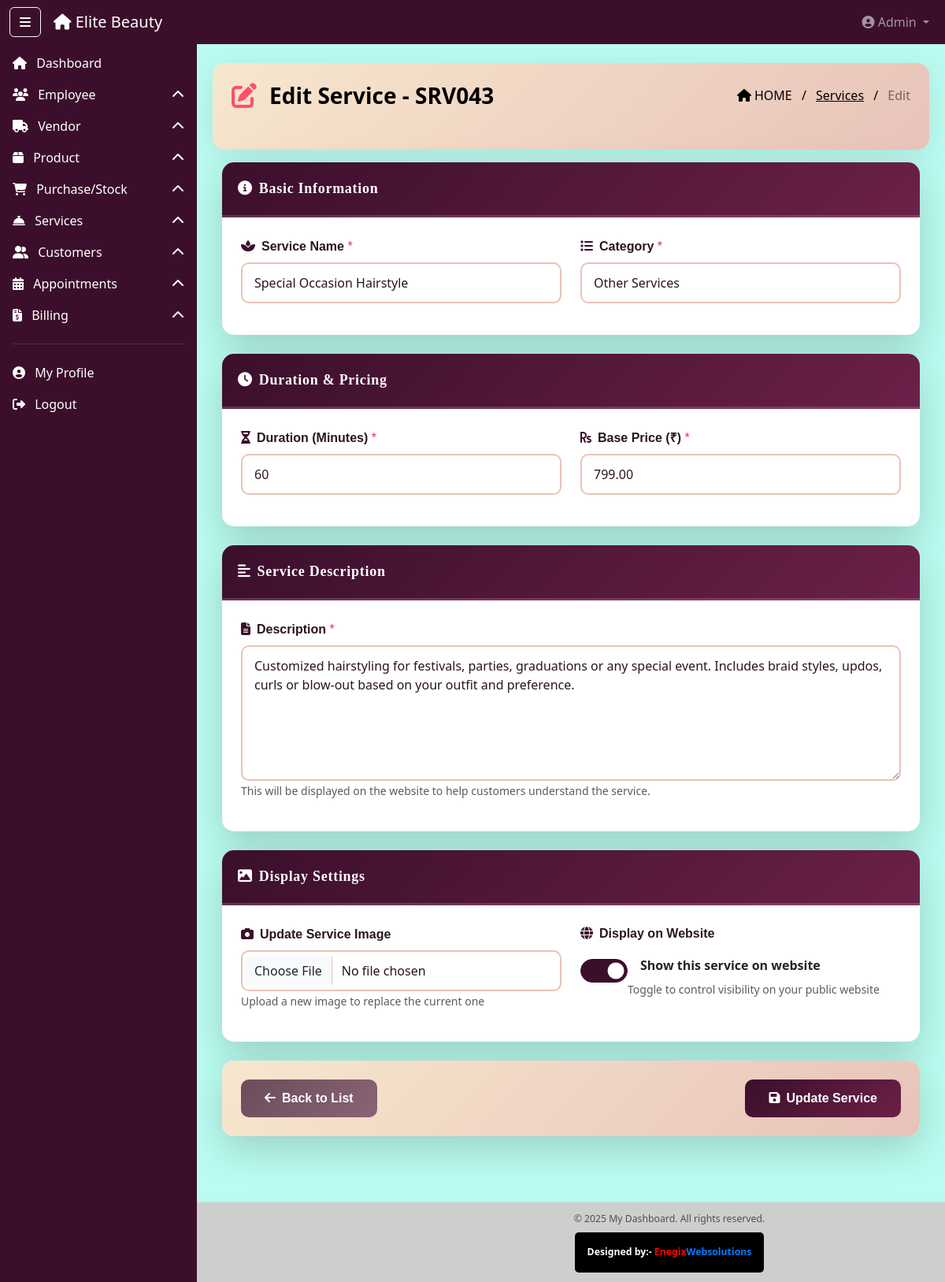
Screenshot of /admin-panel/services/edit/43/ (signed in) with the database file from the repository.
### dashboard_app/models.py (models this page shows, shortened)
class Service(models.Model):
    CATEGORY_CHOICES = (
        ('hair_service', 'Hair Services'),
        ('beauty_service', 'Beauty & Skin Care Services'),
        ('makeup_service', 'Makeup Services'),
        ('spa_service', 'Spa & Massage Services'),
        ('nail_service', 'Nail Care Services'),
        ('bridal_service', 'Bridal Packages'),
        ('other', 'Other Services'),
    )
    service_id = models.CharField(max_length=10, unique=True, editable=False)
    service_name = models.CharField(max_length=200)
    category = models.CharField(max_length=20, choices=CATEGORY_CHOICES)
    description = models.TextField()
    duration_minutes = models.IntegerField()
    base_price = models.DecimalField(max_digits=10, decimal_places=2)
    service_image = models.ImageField(upload_to='service_images/', blank=True, null=True)
    display_on_website = models.BooleanField(default=True)
    is_active = models.BooleanField(default=True)
    created_at = models.DateTimeField(auto_now_add=True)
    updated_at = models.DateTimeField(auto_now=True)
    class Meta:
        ordering = ['category', 'service_name']

### dashboard_app/views.py (the view, shortened to what this page needs)
    def wrapper(request, *args, **kwargs):
        user_id   = request.session.get('user_id')
        user_type = request.session.get('user_type')
        return view_func(request, *args, **kwargs)

### dashboard_app/context_processors.py (called while the page is built)
def user_context(request):
    return {
        'session_user_name': request.session.get('full_name', ''),
        'session_user_role': request.session.get('role', ''),
        'session_user_email': request.session.get('email', ''),
        'session_user_type': request.session.get('user_type', ''),
        'is_logged_in': 'user_id' in request.session,
    }

### dashboard_app/views.py (called while the page is built, shortened)
def check_blocked_user(view_func):
    def wrapper(request, *args, **kwargs):
        user_id   = request.session.get('user_id')
        user_type = request.session.get('user_type')
        return view_func(request, *args, **kwargs)
    return wrapper

@check_blocked_user
@login_required
@role_required(['super_admin'])
def edit_service(request, id):
    service = get_object_or_404(Service, id=id)
    return render(request, "service/edit_service.html", {"service": service})

### dashboard_app/templates/service/edit_service.html (shortened to what this page needs)
{% extends "base2.html" %}
{% load static %}
{% block content %}
<div class="ribbon-header d-flex justify-content-between align-items-center px-4 pb-5 mb-3" style="color: black">
  <div class="d-flex align-items-center">
    <i class="fas fa-edit me-3 fs-2" style="color: #ff4f6e;"></i>
    <div class="fw-bold fs-3">Edit Service - {{ service.service_id }}</div>
  </div>
  <div class="breadcrumb-text text-end">
    <span class="text-black"><i class="fas fa-home me-1"></i>HOME</span>
    <span class="mx-2 text-black">/</span>
    <a href="{% url 'service_list' %}" class="text-black">Services</a>
    <span class="mx-2 text-black">/</span>
    <span class="text-black-50">Edit</span>
  </div>
</div>
<div class="container-fluid mt-2">
  <form method="POST" enctype="multipart/form-data">
    <div class="card shadow-lg mb-4 modern-card">
      <div class="card-header table-title-bar fw-bold text-white">
        <i class="fas fa-info-circle me-2"></i>Basic Information
      </div>
      <div class="card-body p-4">
        <div class="row">
          <div class="col-md-6 mb-3">
            <label class="form-label"><i class="fas fa-spa me-2 text-primary"></i>Service Name <span class="text-danger">*</span></label>
            <input type="text" name="service_name" class="form-control modern-input" value="{{ service.service_name }}" required />
          </div>
          <div class="col-md-6 mb-3">
            <label class="form-label"><i class="fas fa-list me-2 text-primary"></i>Category <span class="text-danger">*</span></label>
            <select name="category" class="form-control modern-input" required>
              <option value="other" {% if service.category == 'other' %}selected{% endif %}>Other Services</option>
            </select>
          </div>
        </div>
      </div>
    </div>
    <div class="card shadow-lg mb-4 modern-card">
      <div class="card-header table-title-bar fw-bold text-white">
        <i class="fas fa-clock me-2"></i>Duration & Pricing
      </div>
      <div class="card-body p-4">
        <div class="row">
          <div class="col-md-6 mb-3">
            <label class="form-label"><i class="fas fa-hourglass-half me-2 text-primary"></i>Duration (Minutes) <span class="text-danger">*</span></label>
            <input type="number" name="duration_minutes" class="form-control modern-input" value="{{ service.duration_minutes }}" required min="1" />
          </div>
          <div class="col-md-6 mb-3">
            <label class="form-label"><i class="fas fa-rupee-sign me-2 text-primary"></i>Base Price (₹) <span class="text-danger">*</span></label>
            <input type="number" name="base_price" class="form-control modern-input" value="{{ service.base_price }}" required min="0" step="0.01" />
          </div>
        </div>
      </div>
    </div>
    <div class="card shadow-lg mb-4 modern-card">
      <div class="card-header table-title-bar fw-bold text-white">
        <i class="fas fa-align-left me-2"></i>Service Description
      </div>
      <div class="card-body p-4">
        <div class="row">
          <div class="col-md-12 mb-3">
            <label class="form-label"><i class="fas fa-file-alt me-2 text-primary"></i>Description <span class="text-danger">*</span></label>
            <textarea name="description" class="form-control modern-input" rows="6" required>{{ service.description }}</textarea>
            <small class="text-muted">This will be displayed on the website to help customers understand the service.</small>
          </div>
        </div>
      </div>
    </div>
    <div class="card shadow-lg mb-4 modern-card">
      <div class="card-header table-title-bar fw-bold text-white">
        <i class="fas fa-image me-2"></i>Display Settings
      </div>
      <div class="card-body p-4">
        <div class="row">
          <div class="col-md-6 mb-3">
            <label class="form-label"><i class="fas fa-camera me-2 text-primary"></i>Update Service Image</label>
            <input type="file" name="service_image" class="form-control modern-input" accept="image/*" />
            <small class="text-muted">Upload a new image to replace the current one</small>
          </div>
          <div class="col-md-6 mb-3">
            <label class="form-label d-block"><i class="fas fa-globe me-2 text-primary"></i>Display on Website</label>
            <div class="form-check form-switch mt-3">
              <input class="form-check-input" type="checkbox" name="display_on_website" id="displayToggle" {% if service.display_on_website %}checked{% endif %} style="width: 60px; height: 30px;">
              <label class="form-check-label ms-3 fw-bold" for="displayToggle" style="font-size: 16px;">
                Show this service on website
              </label>
            </div>
            <small class="text-muted d-block mt-2">Toggle to control visibility on your public website</small>
          </div>
        </div>
      </div>
    </div>
    <div class="card shadow-lg mb-4 modern-card">
      <div class="card-body p-4">
        <div class="d-flex justify-content-between">
          <a href="{% url 'service_list' %}" class="btn btn-secondary btn-action-lg">
            <i class="fas fa-arrow-left me-2"></i>Back to List
          </a>
          <button type="submit" class="btn btn-primary btn-action-lg">
            <i class="fas fa-save me-2"></i>Update Service
          </button>
        </div>
      </div>
    </div>
  </form>
</div>
{% endblock %}

### dashboard_app/static/css/style.css (style rules this page uses)
body { min-height: 100vh; background-color: #f8f9fa; transition: margin-left 0.3s ease; display: flex; flex-direction: column; }
html, body { overflow-x: hidden; width: 100%; }
.table-title-bar { background-color:#3b0f2b; }

### dashboard_app/templates/service/edit_service.html (style rules this page uses)
:root { --plum: #3b0f2b; --plum-dark: #260a1d; --rose-gold: #c48b9f; --champagne: #f7e7ce; --blush: #e8c3b9; --bg-warm: #faf6f2; --white: #ffffff; --text-dark: #2a1520; --text-mid: #6b4c5a; --font-sans: 'Jost', sans-serif; --font-deco: 'Cinzel', serif; --transition: all 0.45s cubic-bezier(0.4, 0, 0.2, 1); --shadow-soft: 0 8px 40px rgba(59,15,43,0.10); --shadow-card: 0 4px 24px rgba(59,15,43,0.12); }
.modern-card { border-radius: 15px; border: none; overflow: hidden; box-shadow: var(--shadow-card); }
.modern-input { border: 2px solid var(--blush) !important; border-radius: 10px; padding: 12px 15px; transition: var(--transition); color: var(--text-dark); background-color: var(--white); }
.form-label { font-weight: 600; color: var(--text-dark); margin-bottom: 8px; font-family: var(--font-sans); }
.card-header.table-title-bar { background: linear-gradient(135deg, var(--plum) 0%, #6b2048 100%); padding: 20px; font-size: 18px; border-bottom: 3px solid rgba(196, 139, 159, 0.3); font-family: var(--font-deco); letter-spacing: 0.04em; }
.btn-action-lg { padding: 12px 30px; border-radius: 10px; font-weight: 600; transition: var(--transition); font-family: var(--font-sans); }
.btn-primary { background: linear-gradient(135deg, var(--plum) 0%, #6b2048 100%); border: none; color: var(--white); }
.btn-secondary { background: linear-gradient(135deg, var(--text-mid) 0%, #8a6475 100%); border: none; color: var(--white); }
.ribbon-header { background: linear-gradient(135deg, var(--champagne) 0%, var(--blush) 100%); border-radius: 15px; padding: 20px; margin-bottom: 20px; box-shadow: var(--shadow-soft); }
.text-primary { color: var(--plum) !important; }
label .text-danger { font-weight: normal; }
.form-check-input:checked { background-color: var(--plum); border-color: var(--plum); }
.card.shadow-lg:last-of-type .card-body { background: linear-gradient(135deg, var(--champagne) 0%, var(--blush) 100%); border-radius: 0 0 15px 15px; }

### rows the page displays
Service: service_id "SRV043", service_name "Special Occasion Hairstyle", category "Other Services", duration_minutes "60", base_price "799.00", description "Customized hairstyling for festivals, parties, graduations or any special event. Includes braid styles, updos, curls or blow-out based on your outfit and preference.", display_on_website "☑"
